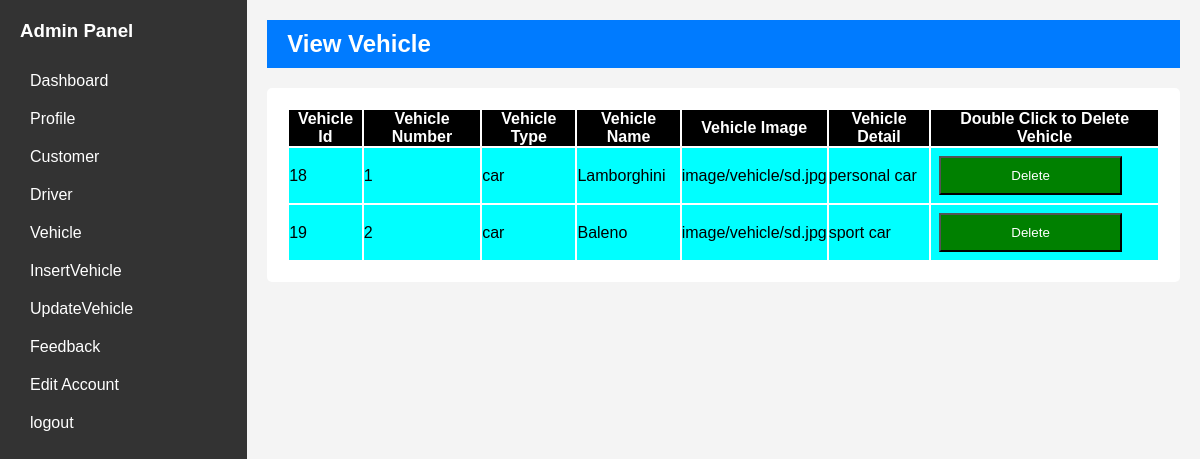
Page /admin/vehicle.php (signed in) on the committed database.
### tables this page shows
CREATE TABLE `vehicle` (
  `vehicle_id` int(11) NOT NULL,
  `vehicle_number` int(5) NOT NULL,
  `vehicle_type` enum('car','bike','bus','') NOT NULL,
  `vehicle_name` varchar(20) NOT NULL,
  `vehicle_image` varchar(50) NOT NULL,
  `vehicle_detail` varchar(255) NOT NULL
);

### admin/vehicle.php (the view, shortened to what this page needs)
<?php
$host = 'localhost';
$user = 'root';
$pass = '';
$db = 'rentvehicle';
$con = mysqli_connect($host, $user, $pass, $db);
$vehiclesql = "SELECT * FROM vehicle";
$vehicle = mysqli_query($con,$vehiclesql);
?>
<!DOCTYPE html>
<html lang="en">
<head>
    <link rel="stylesheet" href="style/styles.css">
</head>
<body>
    <div class="admin-wrapper">
        <div class="sidebar">
            <h3>Admin Panel</h3>
            <ul>
                <li><a href="dashboard.php">Dashboard</a></li>
                <li><a href="profile.php">Profile</a></li>
                <li><a href="customer.php">Customer</a></li>
                <li><a href="driver.php">Driver</a></li>
                <li><a href="vehicle.php">Vehicle</a></li>
                <li><a href="vehicle_insert.php">InsertVehicle</a></li>
                <li><a href="vehicle_update.php">UpdateVehicle</a></li>
                <li><a href="feedback.php">Feedback</a></li>
                <li><a href="editaccount.php">Edit Account</a></li>
                <li><a href="logout.php">logout</a></li>
            </ul>
        </div>
        <div class="main-content">
            <header>
                <h2>View Vehicle</h2>
            </header>
            <div class="content">
            <form action="" method="post" enctype="multipart/form-data">
             <table>
                <thead>
                  <tr style="background-color: black ; color:white;">
                      <th>Vehicle Id</th>
                      <th>Vehicle Number</th>
                      <th>Vehicle Type</th>
                       <th>Vehicle Name</th>
                        <th>Vehicle Image</th>
                       <th>Vehicle Detail</th>
                        <th><label> Double Click to Delete Vehicle</label></th>
                        </tr>
                   </thead>
                       <tbody>
                              <?php
                                  if (mysqli_num_rows($vehicle) > 0) {
                                  while($row= mysqli_fetch_assoc($vehicle)) {
                                    ?>
                                  <tr style="background-color: aqua;">
                                       <td><?php echo htmlspecialchars($row["vehicle_id"]); ?></td>
                                       <td><?php echo htmlspecialchars($row["vehicle_number"]); ?></td>
                                       <td><?php echo htmlspecialchars($row["vehicle_type"]); ?></td>
                                      <td><?php echo htmlspecialchars($row["vehicle_name"]); ?></td>
                                 <td><?php echo htmlspecialchars($row["vehicle_image"]); ?></td>
                                <td><?php echo htmlspecialchars($row["vehicle_detail"]); ?></td>
                                <td>
                                     <form action="#" method="post">
                                  <input type="submit" name="delete" value="Delete"><label style="color:whitesmoke;">
                             </form>
                                 </td>
                              </tr>
                              <?php } } ?>
                       </tbody>
                    </div>
                    </div>
                 </div>
         </body>
</html>

### admin/style/styles.css (style rules this page uses)
* { margin: 0; padding: 0; box-sizing: border-box; }
body, html { height: 100%; font-family: Arial, sans-serif; }
.admin-wrapper { display: flex; height: 100%; }
.sidebar { width: 250px; background-color: #333; color: white; height: 100vh; padding: 20px; }
.sidebar h3 { margin-bottom: 20px; }
.sidebar ul { list-style-type: none; }
.sidebar ul li a { color: white; text-decoration: none; display: block; padding: 10px; font-size: 16px; }
.main-content { flex-grow: 1; background-color: #f4f4f4; padding: 20px; }
header { background: #007BFF; color: white; padding: 10px 20px; margin-bottom: 20px; }
.content { padding: 20px; background: white; border-radius: 5px; }

### admin/vehicle.php (style rules this page uses)
input[type="submit"] { background-color: green; color: white; padding: 10px 70px; margin: 8px 8px; cursor: pointer; }

### rows in the picture
vehicle: vehicle_id "18", vehicle_number "1", vehicle_type "car", vehicle_name "Lamborghini", vehicle_image "image/vehicle/sd.jpg", vehicle_detail "personal car"
vehicle: vehicle_id "19", vehicle_number "2", vehicle_type "car", vehicle_name "Baleno", vehicle_image "image/vehicle/sd.jpg", vehicle_detail "sport car"
